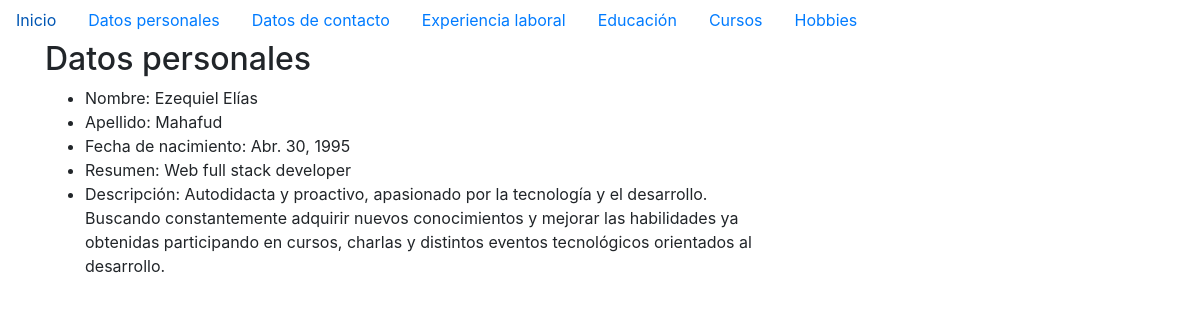
The page /datos_personales/ on the database its author committed.
### cv/models.py (models this page shows, shortened)
class Persona(models.Model):
	nombre = models.CharField(max_length=20)
	apellido = models.CharField(max_length=20)
	fecha_nacimiento = models.DateField('Fecha de nacimiento')
	email = models.EmailField('Correo')
	telefono = models.CharField(max_length=16)
	direccion = models.CharField(max_length=100)
	linkedin = models.URLField(max_length=100, default='')
	twitter = models.URLField(max_length=100, default='')
	instagram = models.URLField(max_length=100, default='')
	resumen = models.CharField(max_length=50)
	descripcion = models.CharField(max_length=300)

### cv/views.py (the view)
# urls.py: path('datos_personales/', views.datos_personales, name='datos_personales'),
def datos_personales(request):
    datos_personales = list(Persona.objects.all())
    context = {'datos_personales': datos_personales }
    return render(request, 'cv/datos_personales.html', context)

### cv/templates/cv/datos_personales.html
{% extends 'cv/base.html' %}
{% block content %}
	<h2>Datos personales</h2>
	{% if datos_personales %}
	<ul>
		{% for dato in datos_personales %}
			<li>Nombre: {{ dato.nombre }}</li>
			<li>Apellido: {{ dato.apellido }}</li>
			<li>Fecha de nacimiento: {{ dato.fecha_nacimiento }}</li>
			<li>Resumen: {{ dato.resumen }}</li>
			<li>Descripción: {{ dato.descripcion }}</li>
		{% endfor %}
	</ul>
	{% else %}
		No se encontraron datos personales
	{% endif %}
{% endblock %}

### rows shown on the page
Persona: nombre "Ezequiel Elías", apellido "Mahafud", fecha_nacimiento "Abr. 30, 1995", resumen "Web full stack developer", descripcion "Autodidacta y proactivo, apasionado por la tecnología y el desarrollo. Buscando constantemente adquirir nuevos conocimientos y mejorar las habilidades ya obtenidas participando en cursos, charlas y distintos eventos tecnológicos orientados al desarrollo."
